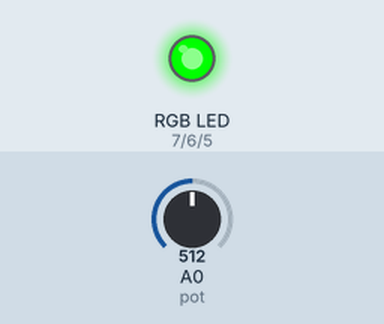
This sketch was run on a simulated Arduino Uno, built with avr-gcc and run on an emulated ATmega328P. On the bench: an RGB LED mixed from three pins (HIGH = lit). Inputs (shaded band) come from the test bench; at power-on: A0 (pot) = 512.

Above: at 1.2 s.
1.3 s: A0 (pot) set to 529
At 2.3 s:
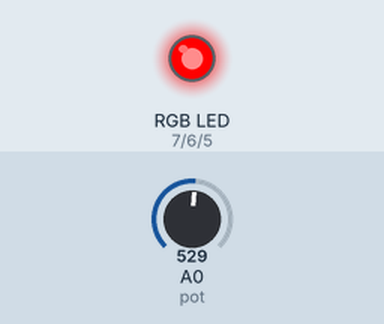
2.8 s: A0 (pot) set to 757
4.3 s: A0 (pot) set to 778
At 5.5 s:
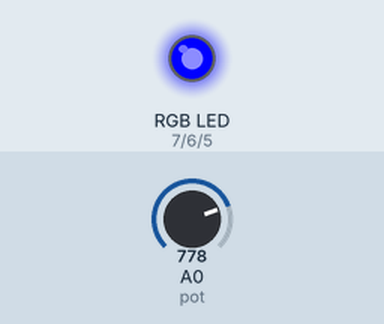
5.8 s: A0 (pot) set to 246
At 6.9 s:
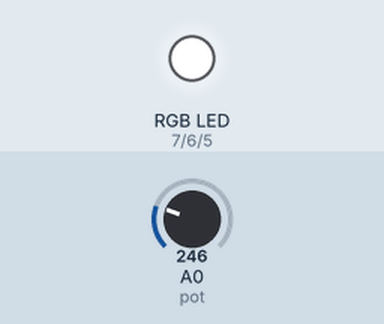
7.3 s: A0 (pot) set to 272
At 8.0 s:
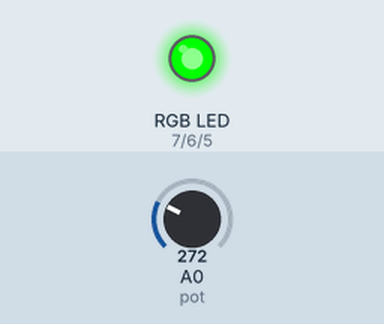
8.8 s: A0 (pot) set to 122
At 9.2 s:
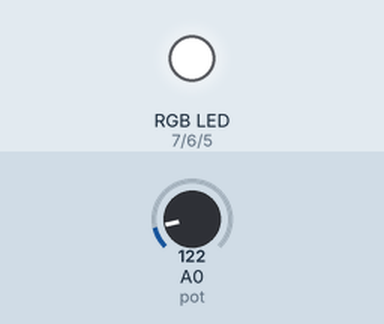
Timing chart, 0 to 11.3 s (numbered marks = the images above; inputs shaded):
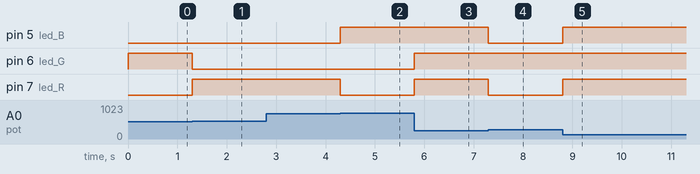

The sketch:

Trocando_as_Luzes.ino
```cpp
// Projeto 7 - Trocando a Cor do RGB
int led_R = 7; // pino LED Vermelho (R)
int led_G = 6; // pino LED Verde (G)
int led_B = 5; // Pino LED Azul (B)
int pot = A0;

int valorPot;

void setup() {
  pinMode(led_R, OUTPUT);
  pinMode(led_G, OUTPUT);
  pinMode(led_B, OUTPUT);
  apagaLed();
}

void loop() {
  valorPot = analogRead(pot); // faz a leitura do potenciometro
  if (valorPot >=0 && valorPot <=256) // menor que 256 vai apagar o led
  {
    apagaLed();
  }
  if (valorPot >256 && valorPot <=512) //entre 256 e 512 vai acender vermelho
  {
    acendeVermelho();
  }
  if (valorPot > 512 && valorPot <=768 ) // entre 512 e 768 acende o verde
  {
    acendeVerde();
  }
  if (valorPot >768 && valorPot <=1023) // entre 768 e 1023 acende o azul
  {
    acendeAzul();
  }
}
void acendeVermelho()
{
  digitalWrite(led_R, LOW);
  digitalWrite(led_G, HIGH);
  digitalWrite(led_B, LOW);
}
void acendeVerde()
{
  digitalWrite(led_R, HIGH);
  digitalWrite(led_G, LOW);
  digitalWrite(led_B, LOW);
}
void acendeAzul()
{
  digitalWrite(led_R, LOW);
  digitalWrite(led_G, LOW);
  digitalWrite(led_B, HIGH);
}
void apagaLed()
{
  digitalWrite(led_R, HIGH);
  digitalWrite(led_G, HIGH);
  digitalWrite(led_B, HIGH);
}
```

Measured:
- the behaviour switches between 512 and 513 on A0 (pot) (found by bisection; images 0 and 1)
- the behaviour switches between 768 and 769 on A0 (pot) (found by bisection; images 1 and 2)
- the behaviour switches between 256 and 257 on A0 (pot) (found by bisection; images 3 and 4)
- after the input at 1.3 s, pin 6 (led_G): HIGH → LOW at once; pin 7 (led_R): LOW → HIGH at once
- after the input at 2.8 s, every drawn part: stays the same
- after the input at 4.3 s, pin 5 (led_B): LOW → HIGH at once; pin 7 (led_R): HIGH → LOW at once
- after the input at 5.8 s, pin 6 (led_G), pin 7 (led_R): LOW → HIGH at once
- after the input at 7.3 s, pin 5 (led_B), pin 7 (led_R): HIGH → LOW at once
- after the input at 8.8 s, pin 5 (led_B), pin 7 (led_R): LOW → HIGH at once
